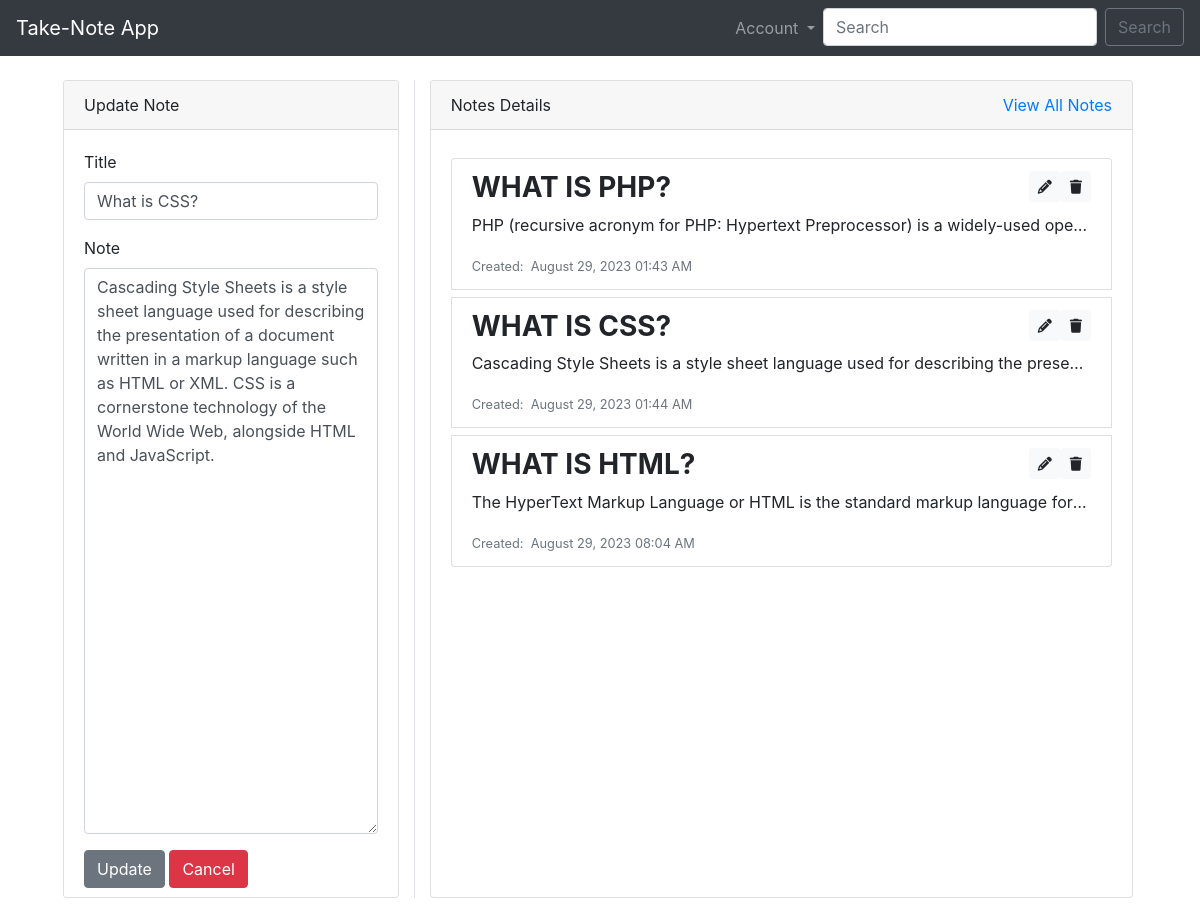
The app's page /endpoint/update_note.php?edit=12 with its own data.
### tables this page shows
CREATE TABLE `tbl_notes` (
  `tbl_notes_id` int(11) NOT NULL,
  `note_title` text NOT NULL,
  `note` longtext NOT NULL,
  `date_time` timestamp NOT NULL DEFAULT current_timestamp() ON UPDATE current_timestamp()
);

### endpoint/update_note.php (the view, shortened to what this page needs)
<?php
include('../conn/conn.php');
if ($_SERVER["REQUEST_METHOD"] == "POST") {
    $noteID = $_POST['note_id'];
    $stmt = $conn->prepare("SELECT * FROM `tbl_notes` WHERE tbl_notes_id = :note_id");
    $stmt->bindParam(':note_id', $noteID);
    $stmt->execute();
    $note = $stmt->fetch(PDO::FETCH_ASSOC);
} else {
    if(isset($_GET['edit'])){
        $noteID = $_GET['edit'];
        $stmt = $conn->prepare("SELECT * FROM `tbl_notes` WHERE tbl_notes_id = :note_id");
        $stmt->bindParam(':note_id', $noteID);
        $stmt->execute();
        $note = $stmt->fetch(PDO::FETCH_ASSOC);
    }
}
?>
<!DOCTYPE html>
<html lang="en">
<head>
    <link rel="stylesheet" href="https://cdn.jsdelivr.net/npm/bootstrap@4.0.0/dist/css/bootstrap.min.css">
    <link rel="stylesheet" href="https://cdnjs.cloudflare.com/ajax/libs/font-awesome/6.4.2/css/all.min.css" />
</head>
<body>
    <nav class="navbar navbar-expand-lg navbar-dark bg-dark col-12">
        <a class="navbar-brand" href="#">Take-Note App</a>
        <div class="collapse navbar-collapse" id="navbarSupportedContent">
            <ul class="navbar-nav ml-auto">
                <li class="nav-item dropdown">
                    <a class="nav-link dropdown-toggle" href="#" id="navbarDropdown" role="button" data-toggle="dropdown" aria-haspopup="true" aria-expanded="false">
                        Account
                    </a>
                </li>
                <li class="nav-item">
                    <form class="form-inline my-2 my-lg-0">
                        <input class="form-control mr-sm-2" type="search" placeholder="Search" aria-label="Search">
                        <button class="btn btn-outline-secondary my-2 my-sm-0" type="submit">Search</button>
                    </form>
                </li>
            </ul>
        </div>
    </nav>
    <div class="main-panel mt-4 ml-5 col-11">
        <div class="row">
            <div class="col-md-4 border-right">
                <div class="card">
                    <div class="card-header">
                        Update Note
                    </div>
                    <div class="card-body">
                        <form method="post" action="update_note_process.php">
                            <div class="form-group">
                                <label for="noteTitle">Title</label>
                                <input type="text" class="form-control" id="noteTitle" name="note_title" value="<?php echo $note['note_title']; ?>">
                            </div>
                            <div class="form-group">
                                <label for="note">Note</label>
                                <textarea class="form-control" id="note" name="note_content" rows="23"><?php echo $note['note']; ?></textarea>
                            </div>
                            <button type="submit" class="btn btn-secondary">Update</button>
                            <button href="http://localhost/take-note-app/" type="submit" class="btn btn-danger">Cancel</button>
                        </form>
                    </div>
                </div>
            </div>
            <div class="col-md-8">
                <div class="card">
                    <div class="card-header">
                        Notes Details
                        <a href="" class="float-right">View All Notes</a>
                    </div>
                    <div class="card-body">
                        <div class="data-item">
                            <ul class="list-group">
                            <?php
                            include('../conn/conn.php');
                            $stmt = $conn->prepare("SELECT * FROM `tbl_notes`");
                            $stmt->execute();
                            $result = $stmt->fetchAll();
                            foreach ($result as $row) {
                                $noteID = $row['tbl_notes_id'];
                                $noteTitle = $row['note_title'];
                                $noteContent = $row['note'];
                                $noteDateTime = $row['date_time'];
                                $formattedDateTime = date('F j, Y H:i A', strtotime($noteDateTime));
                            ?>
                                <li class="list-group-item mt-2">
                                    <div class="btn-group float-right">
                                        <a href="update_note.php?edit=<?php echo $noteID ?>"><button type="button" class="btn btn-sm btn-light" title="Show"><i class="fa fa-pencil"></i></button></a>
                                        <a href="delete_note.php?delete=<?php echo $noteID ?>"><button type="button" class="btn btn-sm btn-light" title="Remove"><i class="fa fa-trash"></i></button></a>
                                    </div>
                                    <h3 style="text-transform:uppercase;"><b><?php echo $noteTitle ?></b></h3>
                                    <p class="note-content"><?php echo $noteContent ?></p>
                                    <small class="block text-muted text-info">Created: <i class="fa fa-clock-o text-info"></i> <?php echo $formattedDateTime ?></small>
                                </li>
                            <?php
                            }
                            ?>
                            </ul>
                        </div>
                    </div>
                </div>
            </div>
        </div>
    </div>
</body>
</html>

### endpoint/update_note.php (style rules this page uses)
.main-panel, .card { margin: auto; height: 90vh; overflow-y: auto; }
.note-content { max-height: 20em; overflow: hidden; text-overflow: ellipsis; white-space: nowrap; }

### records on screen
tbl_notes: note_title "What is CSS?", note_content "Cascading Style Sheets is a style sheet language used for describing the presentation of a document written in a markup language such as HTML or XML. CSS is a cornerstone technology of the World Wide Web, alongside HTML and JavaScript.", note_title "WHAT IS CSS?", note "Cascading Style Sheets is a style sheet language used for describing the prese…", date_time "August 29, 2023 01:44 AM"
tbl_notes: note_title "WHAT IS PHP?", note "PHP (recursive acronym for PHP: Hypertext Preprocessor) is a widely-used ope…", date_time "August 29, 2023 01:43 AM"
tbl_notes: note_title "WHAT IS HTML?", note "The HyperText Markup Language or HTML is the standard markup language for…", date_time "August 29, 2023 08:04 AM"
